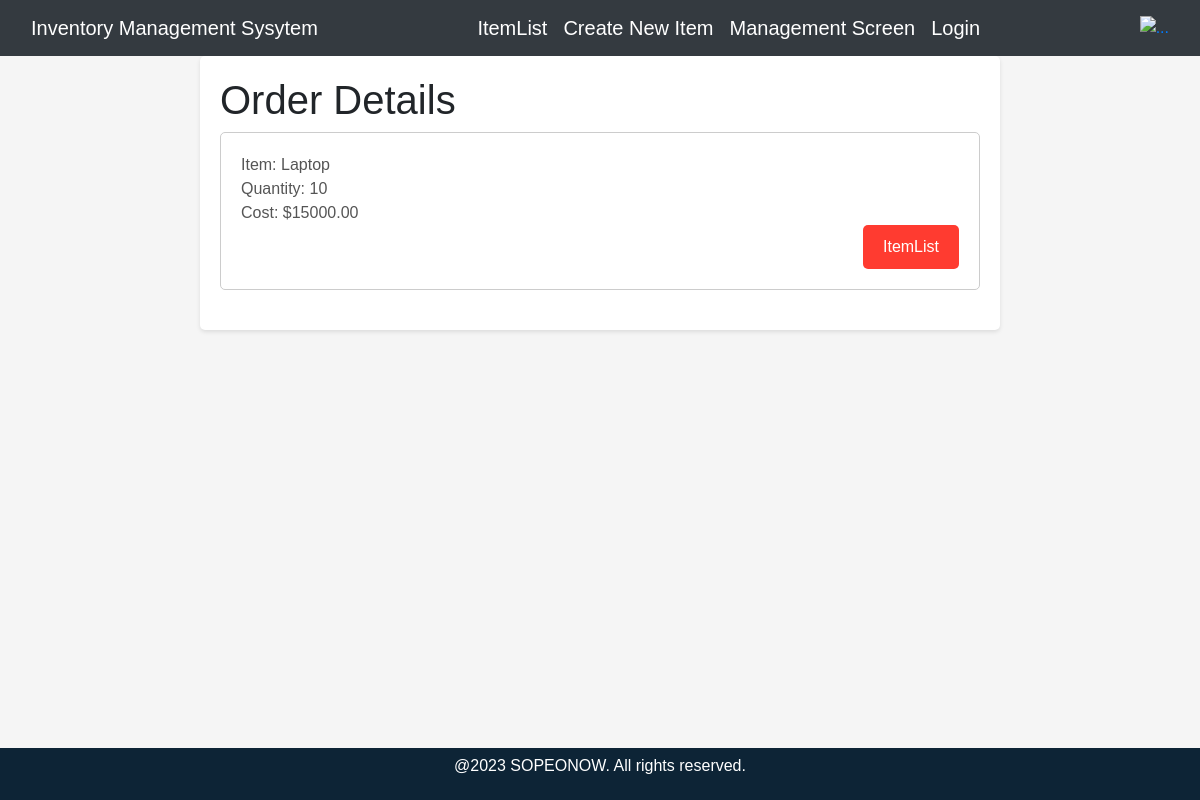
/IMS/ordersDetails/1/, run on the app's committed database.
### IMS/models.py (models this page shows, shortened)
class Orders(models.Model):
    id = models.AutoField(primary_key=True)
    name = models.CharField(max_length=100)
    item = models.ForeignKey(Inventory, on_delete=models.CASCADE)
    quantity = models.PositiveIntegerField()
    cost = models.DecimalField(max_digits=10, decimal_places=2)
    orderdttm = models.DateTimeField()
    is_received = models.BooleanField(default=False)
    is_cancel = models.BooleanField(default=False)

### IMS/views.py (the view)
# urls.py: path('ordersDetails/<int:order_id>/',views.ordersDetails, name = "ordersDetails"),
def ordersDetails(request,order_id):
    order = Orders.objects.get(id = order_id)
    context = {'order':order}
    return render(request, 'ordersPlaced/index.html', context)

### IMS/templates/ordersPlaced/index.html (shortened to what this page needs)
{% extends 'main/ss.html'%}\
{% block body %}
  <div class="container">
    <h1>Order Details</h1>
    <div class="order-details">
      <p>Item: {{ order.name }}</p>
      <p>Quantity: {{ order.quantity }}</p>
      <p>Cost: ${{ order.cost }}</p>
      <div class="button-container">
        <a href="{% url 'itemList' %}"><button class="cancel-button">ItemList</button></a>
      </div>
    </div>
  </div>
{% endblock %}

### data on the page
Orders: name "Laptop", quantity "10", cost "15000.00"
